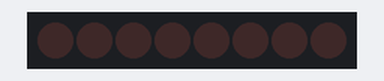
The sketch below on a simulated Arduino Uno, built with avr-gcc and run on an emulated ATmega328P. Parts: 8 shift-register outputs drawn as a row of LEDs (first output left, lit = HIGH). Wiring (inferred from the names in the program): shift register (74HC595): data pin 4; shift clock pin 6; latch pin 5. Wiring (inferred from the signals the program sends): row of LEDs: on Q0, Q1, Q2, Q3, Q4, Q5, Q6, Q7.

Above: at 0.2 s.
At 1.2 s:
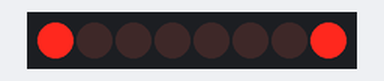
At 1.7 s:
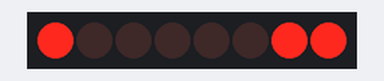
At 2.7 s:
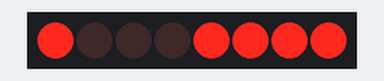
At 3.7 s:
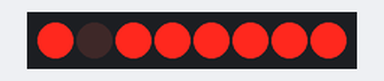
At 5.2 s:
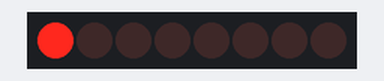
Timing chart, 0 to 5.9 s (numbered marks = the images above):
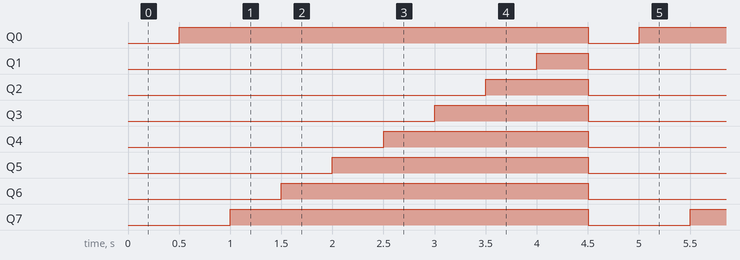

Measured:
- by itself, Q0: alternates HIGH for 4.0 s and LOW for 0.50 s
- by itself, Q1: alternates HIGH for 0.50 s and LOW for 4.0 s
- by itself, Q2: alternates HIGH for 1.0 s and LOW for 3.5 s
- by itself, Q3: alternates HIGH for 1.5 s and LOW for 3.0 s
- by itself, Q4: alternates HIGH for 2.0 s and LOW for 2.5 s
- by itself, Q5: alternates HIGH for 2.5 s and LOW for 2.0 s
- by itself, Q6: alternates HIGH for 3.0 s and LOW for 1.5 s
- by itself, Q7: alternates HIGH for 3.5 s and LOW for 1.0 s

The sketch:

Shift_Rgister_control_outputPins.ino
```cpp
/*Reference: https://learn.adafruit.com/adafruit-arduino-lesson-4-eight-leds?view=all
  Turn on and off leds one by one, control the order using the array.
  The changebits function changes the order of the bits(not in the same variable though).
*/

int latchPin = 5; //to pin 12
int clockPin = 6; //to pin 11
int dataPin = 4; //to pin 14

byte ledstemp = 0; //write value to this to control leds
byte arr[] = {7, 0, 1, 2, 3, 4, 5, 6};
byte leds; //stores updated bits

void setup()
{
  Serial.begin(9600);
  pinMode(latchPin, OUTPUT);
  pinMode(dataPin, OUTPUT);
  pinMode(clockPin, OUTPUT);
}

void loop()
{
  ledstemp = 0;
  changebits(ledstemp); updateShiftRegister();   //use change bits before updateShiftRegister
  delay(500);

  for (int i = 0; i < 8; i++)
  {
    bitSet(ledstemp, i);
    changebits(ledstemp); updateShiftRegister();

    delay(500);
  }
}
```

changebits.ino
```cpp
//change the order of bits using the the array

void changebits(byte value)
{
  byte newval;
  for (int i = 0; i < 8; i++)
  {
    bitWrite(newval, arr[i], bitRead(value, i));
  }
  leds = newval;

}
```

updateShiftRegister.ino
```cpp
//update the shift register by writing new values

void updateShiftRegister()
{
  digitalWrite(latchPin, LOW);
  shiftOut(dataPin, clockPin, LSBFIRST, leds);
  digitalWrite(latchPin, HIGH);
}
```
